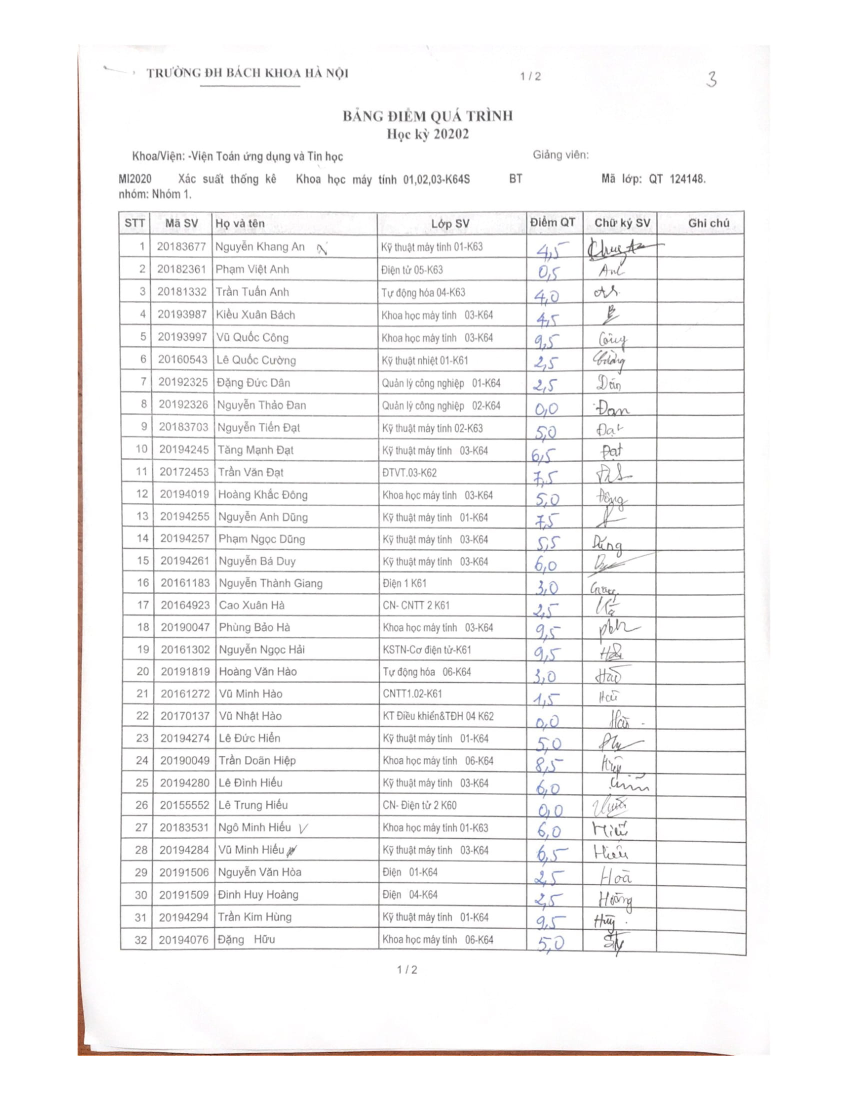
#> input picture data/1.jpg, 1700 x 2200 px, given in place of 2.jpg, which was not available (shown at 1/2 size)
$ jupyter execute --allow-errors test.ipynb
#> lines starting #> are read from the running program, lines starting #| are printed output that depends on the picture; after the words box and inside, x2 and y2 are one past the last pixel; in counts of white or black regions, pixels touching at a corner belong together; pictures that were not available may be replaced by others from this repository, and a replacement may not be noted
[cell 1]
import cv2
import numpy as np
import pandas as pd
import matplotlib.pyplot as plt
import csv
import re
import os

from PIL import Image
from datetime import datetime

[cell 2]
file_name = "2"
file_path = "./data/{}.jpg".format(file_name)

# Read image
img = cv2.imread(file_path, 0)

# Convert to binary image
thresh, img_bin = cv2.threshold(img, 128, 255, cv2.THRESH_BINARY|cv2.THRESH_OTSU)
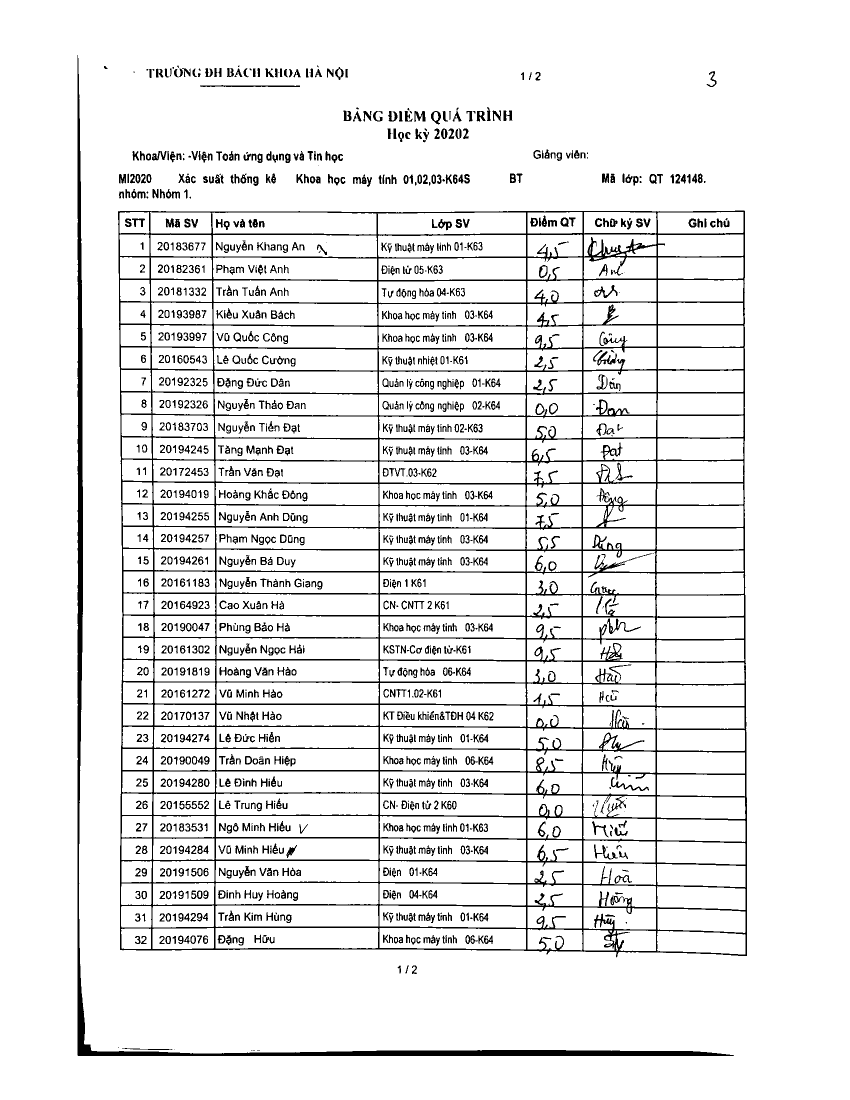
#> img_bin: shape (2200, 1700) (shown at 1/2 size); 91.5% white; 1617 black regions (170 under 20 px), largest, box (x1, y1, x2, y2) and area: (236, 421, 1494, 1915) 164828, (155, 110, 1468, 2112) 27033, (400, 170, 600, 174) 558
#> thresh = 206
img_bin = ~img_bin

plotting = plt.imshow(img_bin,cmap='gray')
plt.show()

[cell 3]
# Define 2 kernels to detect vertical and horizontal lines
kernel_len = np.array(img).shape[1]//100
ver_kernel = cv2.getStructuringElement(cv2.MORPH_RECT, (1, kernel_len))
hor_kernel = cv2.getStructuringElement(cv2.MORPH_RECT, (kernel_len, 1))

kernel = cv2.getStructuringElement(cv2.MORPH_RECT, (2, 2))

[cell 4]
# Detect vertical lines
image_v = cv2.erode(img_bin, ver_kernel, iterations=3)
#> image_v: shape (2200, 1700); 1.1% white; 10 white regions (1 under 20 px), largest, box (x1, y1, x2, y2) and area: (155, 134, 168, 2088) 13212, (1051, 446, 1055, 1878) 3713, (1487, 445, 1494, 1888) 3599
vertical_lines = cv2.dilate(image_v, ver_kernel, iterations=3)
#> vertical_lines: shape (2200, 1700); 1.2% white; 10 white regions, largest, box (x1, y1, x2, y2) and area: (155, 110, 168, 2112) 14364, (1487, 421, 1494, 1912) 4079, (1051, 422, 1055, 1902) 4001

plotting = plt.imshow(image_v, cmap='gray')
plt.show()

[cell 5]
# Detect horizontal lines
image_h = cv2.erode(img_bin, hor_kernel, iterations=3)
#> image_h: shape (2200, 1700); 2.8% white; 41 white regions (3 under 20 px), largest, box (x1, y1, x2, y2) and area: (179, 2100, 1444, 2112) 11312, (267, 1406, 1468, 1415) 3167, (269, 1229, 1467, 1236) 3120
horizontal_lines = cv2.dilate(image_h, hor_kernel, iterations=3)
#> horizontal_lines: shape (2200, 1700); 3.2% white; 37 white regions, largest, box (x1, y1, x2, y2) and area: (155, 2100, 1468, 2112) 12080, (243, 1406, 1492, 1415) 3599, (242, 1540, 1493, 1550) 3465

plotting = plt.imshow(image_h, cmap='gray')
plt.show()

[cell 6]
# Combine vertical and horizontal lines
img_vh = cv2.addWeighted(vertical_lines, 0.5, horizontal_lines, 0.5, 0.0)

img_vh = cv2.erode(~img_vh, kernel, iterations=2)
thresh, img_vh = cv2.threshold(img_vh, 128, 255, cv2.THRESH_BINARY|cv2.THRESH_OTSU)
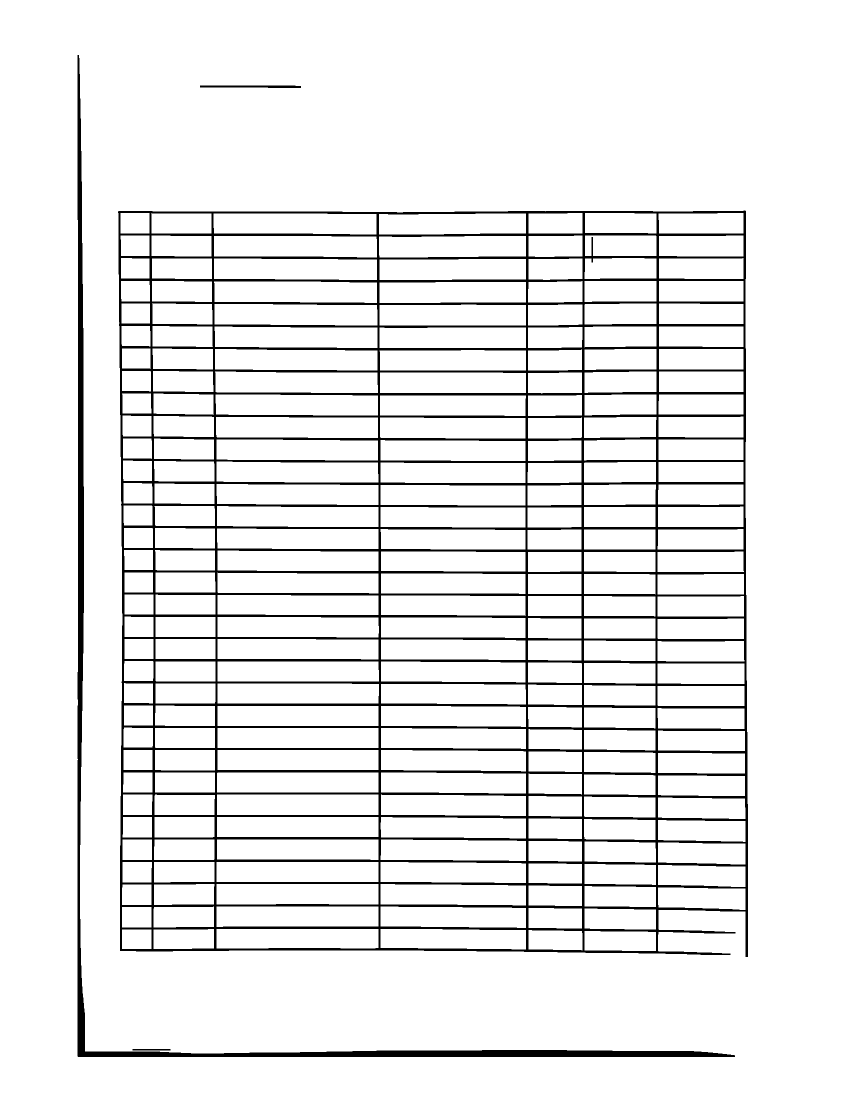
#> img_vh: shape (2200, 1700) (shown at 1/2 size); 92.6% white; 4 black regions
#> thresh = 127

bitxor = cv2.bitwise_xor(img, img_vh)
bitnot = cv2.bitwise_not(bitxor)

plotting = plt.imshow(bitnot, cmap='gray')
plt.show()

[cell 7]
# Detect contours for following box detection
contours, hierarchy = cv2.findContours(img_vh, cv2.RETR_TREE, cv2.CHAIN_APPROX_SIMPLE)
#> contours = 234 contours; largest, box (x1, y1, x2, y2) and area: (0, 0, 1700, 2200) 3736101, (235, 420, 1497, 1915) 1843084, (154, 109, 1471, 2115) 36305, (428, 472, 754, 515) 13051, (428, 563, 754, 606) 12974

[cell 8]
def sort_contours(cnts, method="left-to-right"):
#> called with method = 'top-to-bottom'
    reverse = False
    i = 0
    if method == "right-to-left" or method == "bottom-to-top":
        reverse = True
    if method == "top-to-bottom" or method == "bottom-to-top":
        i = 1
    boundingBoxes = [cv2.boundingRect(c) for c in cnts]
#> boundingBoxes = 234 items, first 6: (0, 0, 1700, 2200), (264, 2097, 78, 5), (235, 420, 1262, 1495), (1169, 1862, 143, 40), (1057, 1860, 108, 41), (244, 1859, 59, 39)
    (cnts, boundingBoxes) = zip(*sorted(zip(cnts, boundingBoxes), key=lambda b : b[1][i], reverse=reverse))
#> cnts has the same summary as contours outside sort_contours; boundingBoxes = 234 items, first 6: (0, 0, 1700, 2200), (154, 109, 1317, 2006), (399, 170, 204, 7), (235, 420, 1262, 1495), (1317, 426, 170, 41), (1170, 426, 143, 41)
    # return the list of sorted contours and bounding boxes
    return (cnts, boundingBoxes)

contours, boundingBoxes = sort_contours(contours, method="top-to-bottom")

[cell 9]
heights = [boundingBoxes[i][3] for i in range(len(boundingBoxes))]
#> heights = 234 values, max 2200 at index 0, min 5 at index 233, mean 64.78
mean = np.mean(heights)
#> mean = 64.78

[cell 10]
# Create list box to store all boxes in
box = []
# Get position (x,y), width and height for every contour and show the contour on image
for c in contours:
    x, y, w, h = cv2.boundingRect(c)
    if (w < 900 and h < 400):
        image = cv2.rectangle(img, (x, y), (x+w, y+h), (0, 255, 0), 2)
        box.append([x, y, w, h])
#> this loop made 234 passes
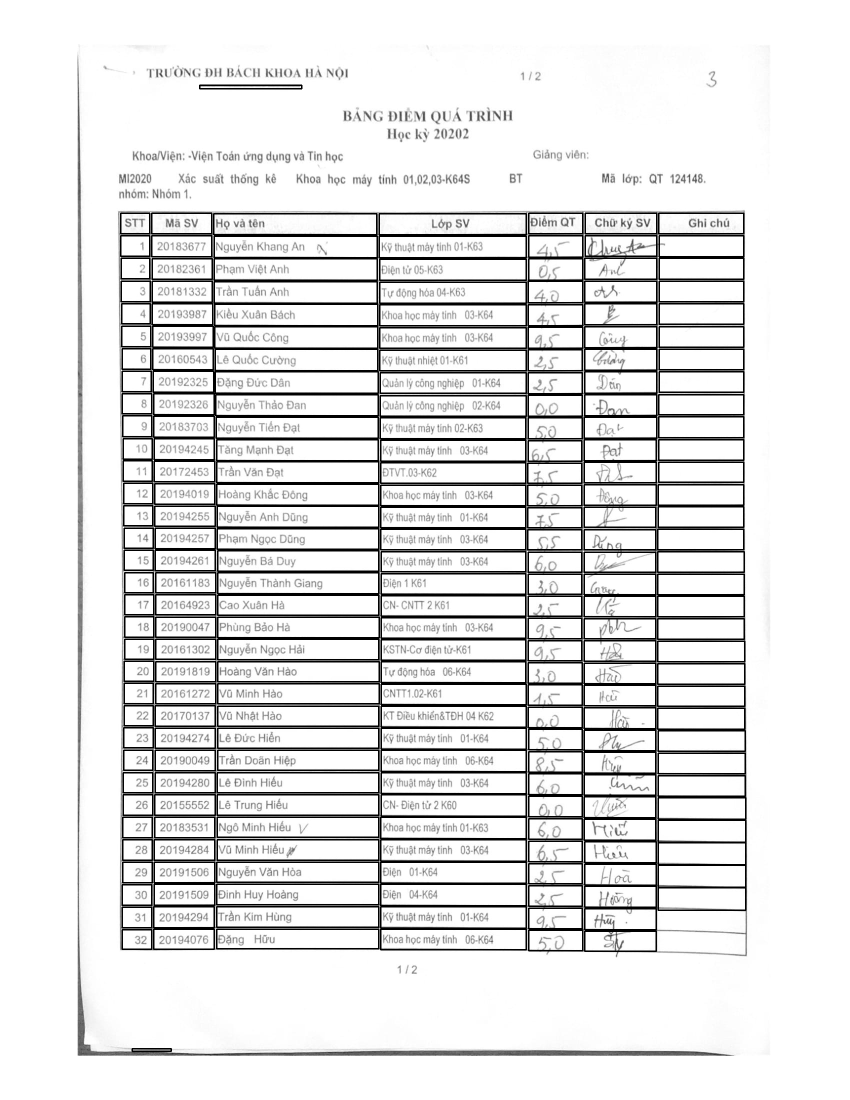
#> img: shape (2200, 1700) (shown at 1/2 size); min 0, max 255, mean 228.9
#> after the loop, box = 231 items, first 6: [399, 170, 204, 7], [1317, 426, 170, 41], [1170, 426, 143, 41], [1057, 426, 108, 41], [303, 426, 120, 41], [241, 426, 58, 41]

plotting = plt.imshow(image, cmap='gray')
plt.show()

[cell 11]
# Creating two lists to define row and column in which cell is located
row = []
column= []
j = 0
# Sorting the boxes to their respective row and column
for i in range(len(box)):
    if(i == 0):
        column.append(box[i])
        previous=box[i]
    else:
        if(box[i][1]<=previous[1]+mean/2):
            column.append(box[i])
            previous=box[i]
            if(i==len(box)-1):
                row.append(column)
        else:
            row.append(column)
            column=[]
            previous = box[i]
            column.append(box[i])
#> this loop made 231 passes
#> after the loop, row = 34 items
print(column)
#| [[264, 2097, 78, 5]]
print(row)
#> (printed output is left out)

[cell 12]
# Calculating maximum number of cells
countcol = 0
for i in range(len(row)):
    countcol = len(row[i])
    if countcol > countcol:
        countcol = countcol
#> this loop made 34 passes
#> countcol on passes 1 to 8: 1, 7, 7, 7, 7, 7, 7, 7

[cell 13]
# Retrieving the center of each column
center = [int(row[i][j][0]+row[i][j][2]/2) for j in range(len(row[i])) if row[0]]
#> center = [906, 595, 367, 273, 1111, 1240]
center=np.array(center)
center.sort()

[cell 14]
# Regarding the distance to the columns center, the boxes are arranged in respective order
finalboxes = []
for i in range(len(row)):
    lis = []
    for k in range(countcol):
        lis.append([])
    for j in range(len(row[i])):
        diff = abs(center - (row[i][j][0] + row[i][j][2]/4))
        minimum = min(diff)
        indexing = list(diff).index(minimum)
        lis[indexing].append(row[i][j])
    finalboxes.append(lis)
#> this loop made 34 passes
#> after the loop, finalboxes = 34 items

$ run again, on data/13.jpg
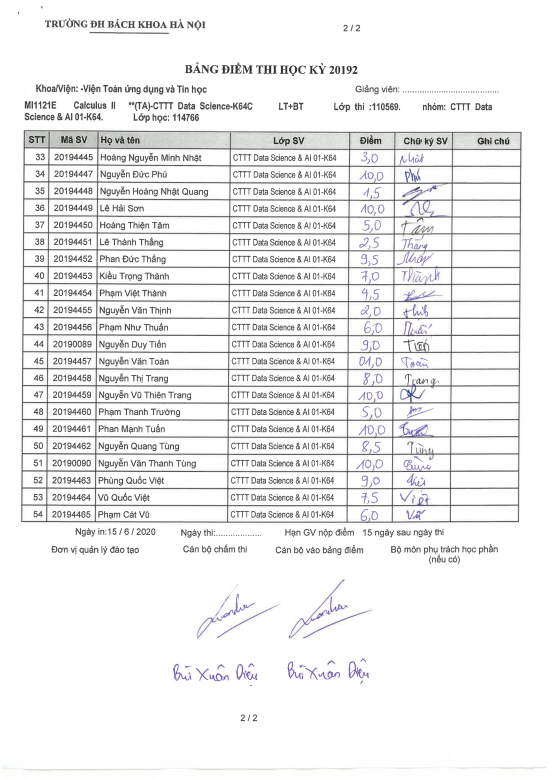
#> input picture data/13.jpg, 1653 x 2337 px, given in place of 2.jpg, which was not available (shown at 1/3 size)
#> `thresh, img_bin = cv2.threshold(img, 128, 255, cv2.THRESH_BINARY|cv2.T..`:
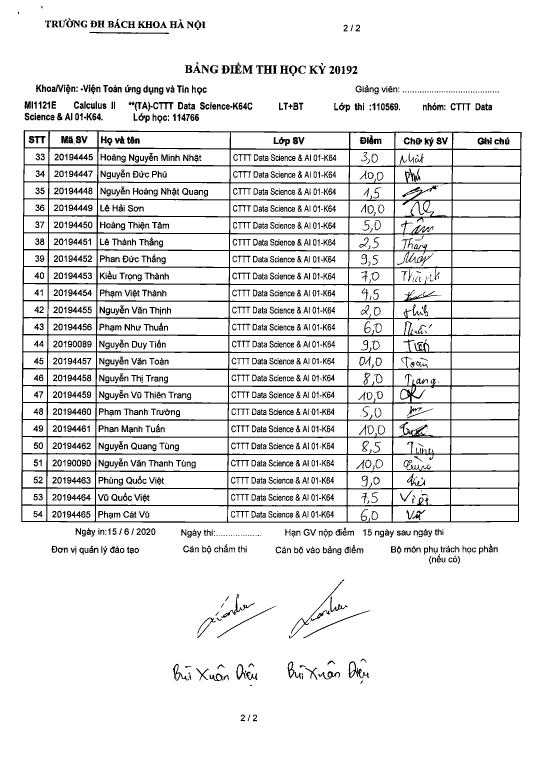
#> img_bin: shape (2337, 1653) (shown at 1/3 size); 91.2% white; 1725 black regions (235 under 20 px), largest, box (x1, y1, x2, y2) and area: (64, 390, 1565, 1569) 154988, (867, 1738, 1033, 1915) 803, (1046, 1984, 1107, 2035) 785
#> `thresh, img_bin = cv2.threshold(img, 128, 255, cv2.THRESH_BINARY|cv2.T..`: thresh = 177
#> image_v: shape (2337, 1653); 0.65% white; 9 white regions (1 under 20 px), largest, box (x1, y1, x2, y2) and area: (285, 415, 296, 1546) 3340, (64, 414, 75, 1545) 3280, (139, 415, 149, 1545) 3214
#> vertical_lines: shape (2337, 1653); 0.75% white; 9 white regions, largest, box (x1, y1, x2, y2) and area: (285, 394, 296, 1570) 3835, (64, 393, 75, 1569) 3775, (139, 394, 149, 1569) 3664
#> image_h: shape (2337, 1653); 2.7% white; 27 white regions (2 under 20 px), largest, box (x1, y1, x2, y2) and area: (95, 442, 1543, 450) 4657, (90, 1155, 1538, 1161) 4625, (92, 900, 1540, 907) 4603
#> horizontal_lines: shape (2337, 1653); 3% white; 27 white regions, largest, box (x1, y1, x2, y2) and area: (69, 1155, 1562, 1161) 5075, (74, 442, 1567, 450) 5062, (71, 900, 1564, 907) 5008
#> `thresh, img_vh = cv2.threshold(img_vh, 128, 255, cv2.THRESH_BINARY|cv2..`: thresh = 127
#> contours = 165 contours, 1 with area under 20; largest, box (x1, y1, x2, y2) and area: (0, 0, 1653, 2337) 3859072, (63, 390, 1571, 1574) 1760661, (298, 396, 1047, 446) 33316, (290, 1365, 683, 1413) 17656, (291, 1314, 683, 1361) 17622
#> in sort_contours, `boundingBoxes = [cv2.boundingRect(c) for c in cnts]`: boundingBoxes = 165 items, first 6: (0, 0, 1653, 2337), (992, 1792, 5, 50), (63, 390, 1508, 1184), (1045, 1521, 130, 44), (1180, 1520, 170, 45), (686, 1520, 354, 45)
#> in sort_contours, `(cnts, boundingBoxes) = zip(*sorted(zip(cnts, boundingBoxes), key=lamb..`: cnts has the same summary as contours outside sort_contours; boundingBoxes = 165 items, first 6: (0, 0, 1653, 2337), (270, 96, 243, 8), (63, 390, 1508, 1184), (298, 396, 749, 50), (151, 396, 142, 46), (77, 396, 69, 46)
#> heights = 165 values, max 2337 at index 0, min 1 at index 128, mean 66.61
#> mean = 66.61
#> the loop `for c in contours:` made 165 passes
#> after the loop `for c in contours:`:
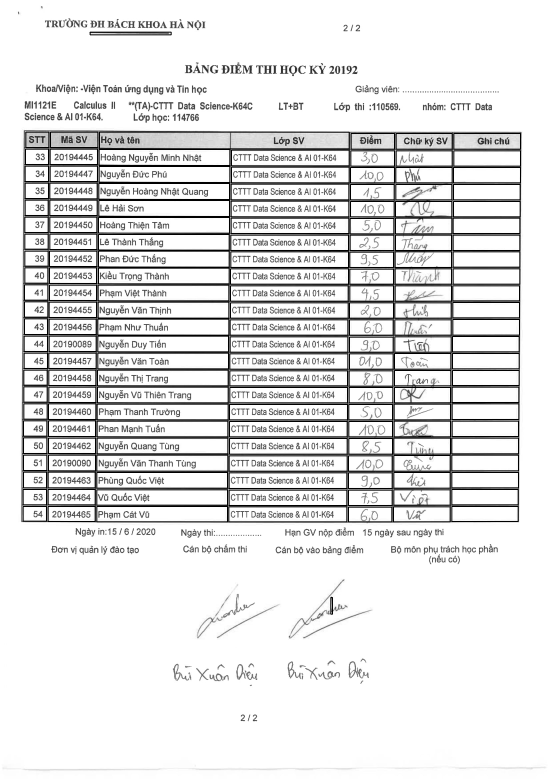
#> img: shape (2337, 1653) (shown at 1/3 size); min 0, max 255, mean 226.9
#> after the loop `for c in contours:`: box = 163 items, first 6: [270, 96, 243, 8], [298, 396, 749, 50], [151, 396, 142, 46], [77, 396, 69, 46], [1361, 400, 200, 47], [1188, 400, 168, 47]
#> the loop `for i in range(len(box)):` made 163 passes
#> after the loop `for i in range(len(box)):`: row = 24 items
#| [[992, 1792, 5, 50]]
#> (printed output is left out)
#> the loop `for i in range(len(row)):` made 24 passes
#> countcol on passes 1 to 8: 1, 6, 7, 7, 7, 7, 7, 7
#> center = [1454, 486, 214, 104, 1265, 863, 1110]
#> the loop `for i in range(len(row)):` made 24 passes
#> after the loop `for i in range(len(row)):`: finalboxes = 24 items
